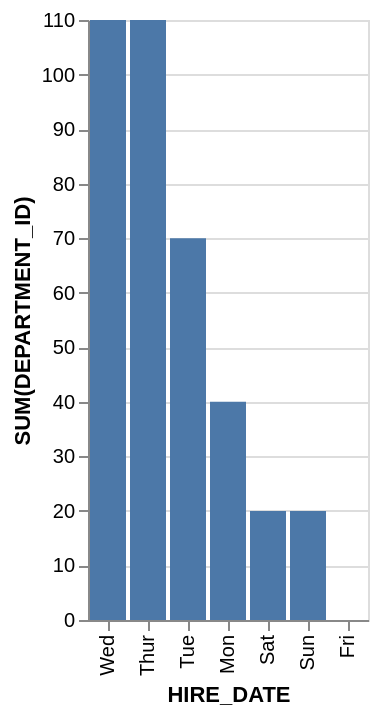

Describe this chart as a Vega-Lite specification.
### Vega-Lite specification from a JSON file in a GitHub repository (floating-point values rounded to 4 significant figures)
{"data": {"values": [{"x_data": "Mon", "y_data": 40}, {"x_data": "Tue", "y_data": 70}, {"x_data": "Wed", "y_data": 110}, {"x_data": "Thur", "y_data": 110}, {"x_data": "Fri", "y_data": 0}, {"x_data": "Sat", "y_data": 20}, {"x_data": "Sun", "y_data": 20}]}, "mark": "bar", "encoding": {"x": {"field": "x_data", "type": "nominal", "title": "HIRE_DATE", "sort": {"op": "sum", "field": "y_data", "order": "descending"}}, "y": {"field": "y_data", "type": "quantitative", "title": "SUM(DEPARTMENT_ID)"}}}
